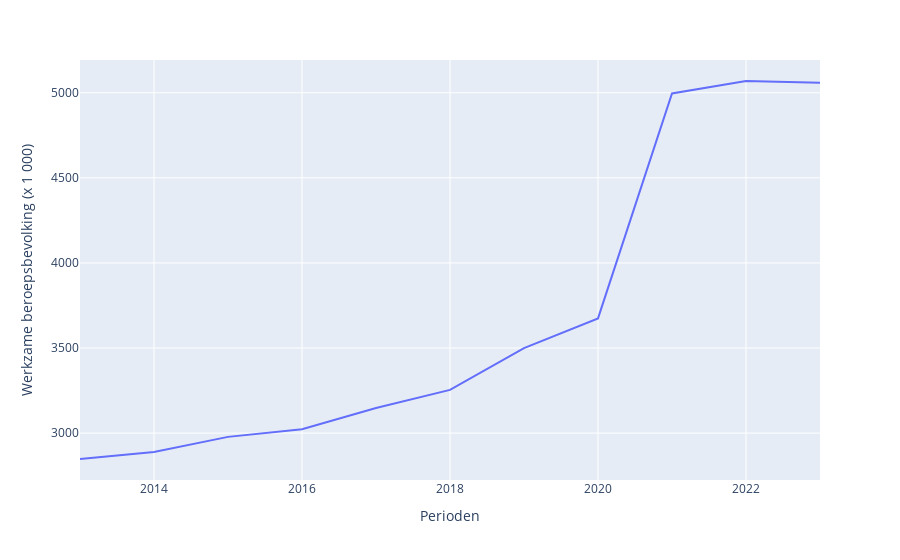

Notebook source saved alongside this figure:
### Code cell
import pandas as pd
import chardet
import plotly_express as px

dataset_path_wfh1 = 'Data/Werkzame_beroepsbevolking__thuiswerken_04102024_193141.csv'
dataset_path_wfh2 = 'Data/Werkzame_beroepsbevolking__thuiswerken_07102024_101921.csv'

df_wfh1 = pd.read_csv(dataset_path_wfh1,delimiter=";",encoding="UTF-8-SIG")
df_wfh2 = pd.read_csv(dataset_path_wfh2,delimiter=";",encoding="UTF-8-SIG")


df_wfh2.rename(columns={'Positie in de werkkring': 'Positie werkkring'}, inplace=True)
df_wfh2.rename(columns={'Thuiswerken': 'Thuiswerker'}, inplace=True)

columns = list(df_wfh2.columns)
columns.insert(1, columns.pop(columns.index('Thuiswerker')))
df_wfh2 = df_wfh2[columns]  

df_merged = pd.concat([df_wfh1,df_wfh2])

thuiswerker_mapping = {
    'Thuiswerker die gewoonlijk thuis werkt': 'Meestal thuiswerken',
    'Thuiswerker, incidenteel op vaste dagen': 'Soms thuiswerken',
    'Thuiswerker, incidenteel geen vaste dag': 'Soms thuiswerken',
    'Geen thuiswerker': 'Niet thuiswerken'
}

df_merged['Thuiswerker'] = df_merged['Thuiswerker'].replace(thuiswerker_mapping)

#df_filered = df_merged[(df_merged['Positie werkkring'] == 'Totaal')&(df_merged['Persoonskenmerken'] == 'Totaal personen')&(df_merged['Thuiswerker'] != "Totaal")&(df_merged['Thuiswerker'] != "Thuiswerker")]

df_filtered = df_merged[
    (df_merged['Positie werkkring'] == 'Totaal') &
    (df_merged['Persoonskenmerken'] == 'Totaal personen') &
    (~df_merged['Thuiswerker'].isin(["Thuiswerker","Totaal","Meestal of soms thuiswerken","Thuiswerker die incidenteel thuis werkt"]))
]


df_filtered1 = df_wfh1[(df_wfh1['Thuiswerker'] == "Thuiswerker")&(df_wfh1['Positie werkkring'] == 'Totaal')&(df_wfh1['Persoonskenmerken'] == 'Totaal personen')]
df_filtered2 = df_wfh2[(df_wfh2['Thuiswerker'] == "Meestal of soms thuiswerken")&(df_wfh2['Positie werkkring'] == 'Totaal')&(df_wfh2['Persoonskenmerken'] == 'Totaal personen')]



df_merged2 = pd.concat([df_filtered1,df_filtered2])



px.line(df_merged,
        x="Perioden",
        y="Werkzame beroepsbevolking (x 1 000)")

### Figure 1 — Plotly figure (JSON) as saved in the notebook; plotly's stock layout.template omitted (floating-point values rounded to 4 significant figures)
{"data": [{"hovertemplate": "Perioden=%{x}<br>Werkzame beroepsbevolking (x 1 000)=%{y}<extra></extra>", "legendgroup": "", "line": {"color": "#636efa", "dash": "solid"}, "marker": {"symbol": "circle"}, "mode": "lines", "name": "", "orientation": "v", "showlegend": false, "type": "scatter", "x": [2013, 2014, 2015, 2016, 2017, 2018, 2019, 2020, 2021, 2022, 2023], "xaxis": "x", "y": [2848, 2889, 2978, 3023, 3148, 3254, 3500, 3674, 4996, 5069, 5059], "yaxis": "y"}], "layout": {"legend": {"tracegroupgap": 0}, "margin": {"t": 60}, "xaxis": {"anchor": "y", "domain": [0, 1], "title": {"text": "Perioden"}}, "yaxis": {"anchor": "x", "domain": [0, 1], "title": {"text": "Werkzame beroepsbevolking (x 1 000)"}}}}
